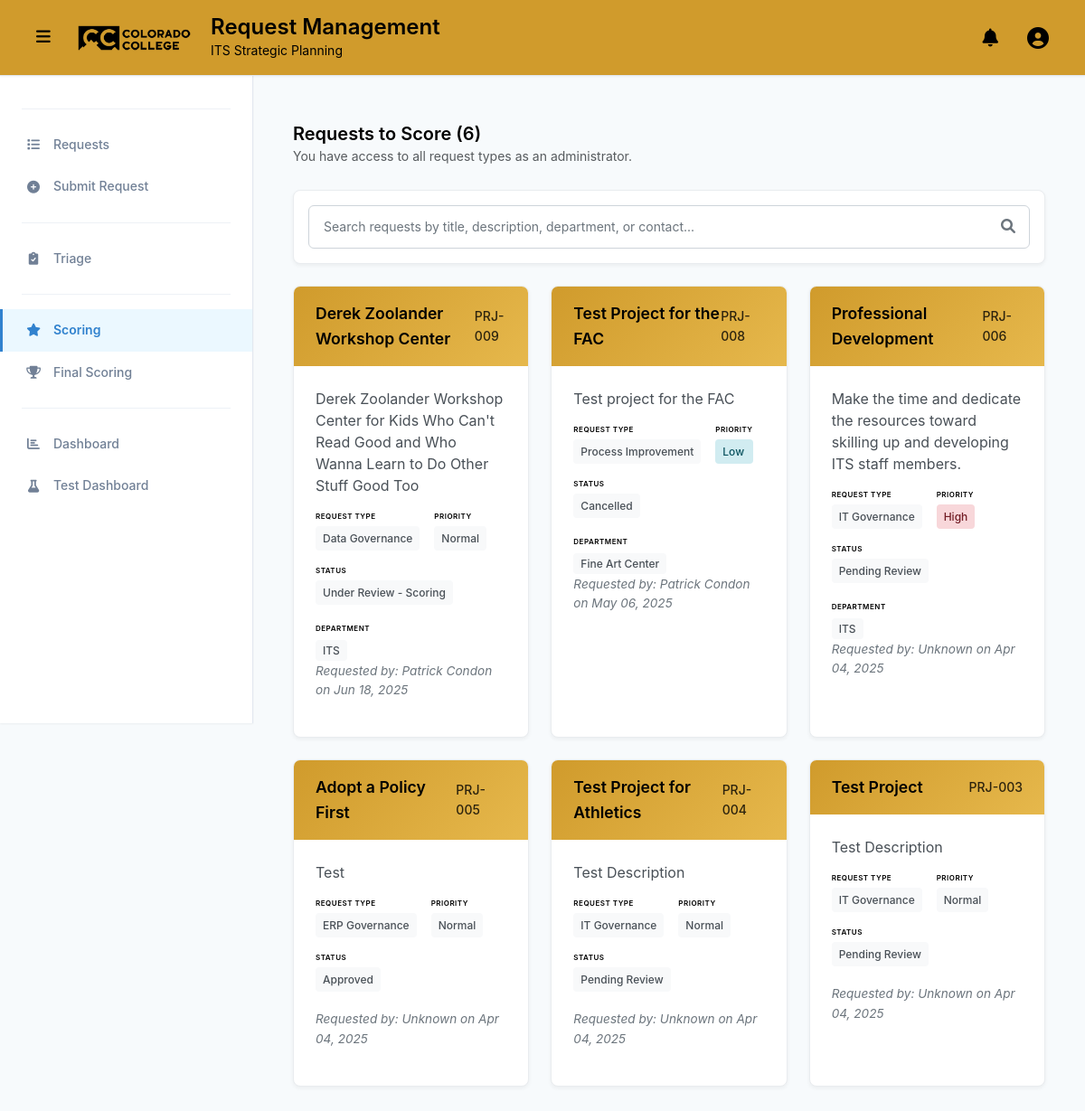
/scoring/ (signed in), run on an earlier commit of the app's database.
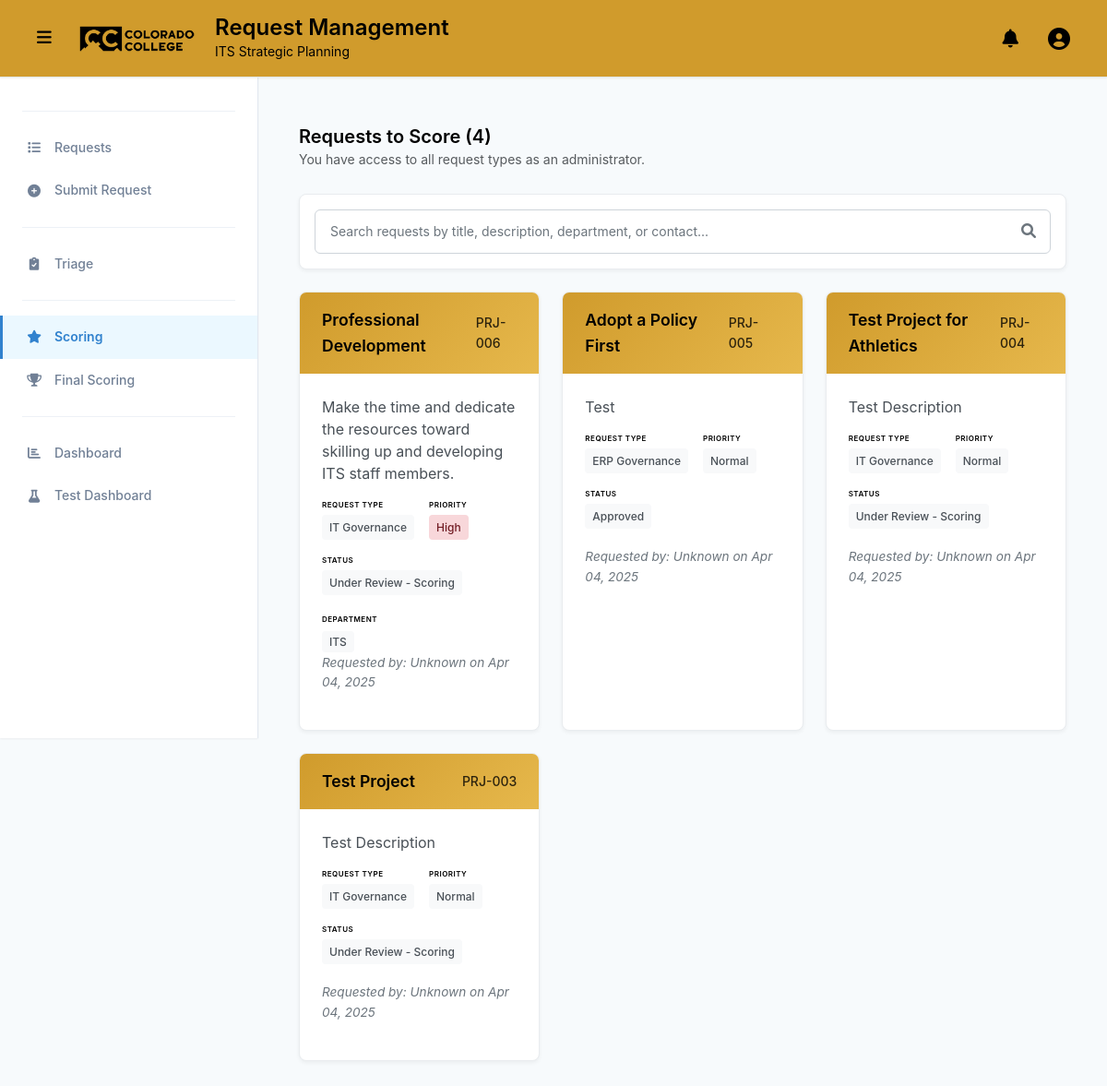
And on a later commit of the database.
### projects/models.py (models this page shows, shortened)
class Project(models.Model):
    STATUS_CHOICES = [
        ('pending', 'Pending Review'),
        ('approved', 'Approved'),
        ('rejected', 'Rejected'),
        ('under_review_triage', 'Under Review - Triage'),
        ('under_review_scoring', 'Under Review - Scoring'),
        ('under_review_final_scoring', 'Under Review - Final Scoring'),
        ('completed', 'Completed'),
        ('archived', 'Archived'),
        ('on_hold', 'On Hold'),
        ('cancelled', 'Cancelled'),
    ]
    STAGE_CHOICES = [
        ('Pending_Review', 'Pending Review'),
        ('Under_Review_Triage', 'Under Review - Triage'),
        ('Under_Review_Scoring', 'Under Review - Scoring'),
        ('Under_Review_Final_Scoring', 'Under Review - Final Scoring'),
    ]
    PRIORITY_CHOICES = [
        ('Low', 'Low'),
        ('Normal', 'Normal'),
        ('High', 'High'),
        ('Top', 'Top'),
    ]
    FINAL_PRIORITY_CHOICES = [
        (1, 'Low'),
        (2, 'Medium'),
        (3, 'High'),
    ]
    PROJECT_TYPE_CHOICES = [
        ('not_yet_decided', 'Not Yet Decided'),
        ('process_improvement', 'Process Improvement'),
        ('it_governance', 'IT Governance'),
        ('erp_governance', 'ERP Governance'),
        ('data_governance', 'Data Governance'),
    ]
    title = models.CharField(max_length=200)
    description = models.TextField()
    project_type = models.CharField(
        max_length=20,
        choices=PROJECT_TYPE_CHOICES,
        default='not_yet_decided',
        verbose_name="Request Type",
        help_text="Type of request submission"
    )
    submitted_by = models.ForeignKey(User, on_delete=models.CASCADE, null=True, blank=True)
    submission_date = models.DateTimeField(default=timezone.now)
    status = models.CharField(max_length=30, choices=STATUS_CHOICES, default='pending')
    stage = models.CharField(max_length=30, choices=STAGE_CHOICES, default='Pending_Review', help_text="Current stage of the project")
    budget = models.DecimalField(max_digits=10, decimal_places=2, null=True, blank=True)
    start_date = models.DateField(null=True, blank=True)
    end_date = models.DateField(null=True, blank=True)
    department = models.CharField(max_length=100, null=True, blank=True)
    contact_person = models.CharField(max_length=100, null=True, blank=True)
    contact_email = models.EmailField(null=True, blank=True)
    contact_phone = models.CharField(max_length=20, null=True, blank=True)
    triage_notes = models.TextField(blank=True, null=True)
    priority = models.CharField(max_length=10, choices=PRIORITY_CHOICES, default='Normal')
    scoring_notes = models.TextField(blank=True, null=True, help_text="Notes related to project scoring or evaluation")
    final_priority = models.IntegerField(null=True, blank=True, help_text="Project ranking (lower number = higher priority)")
    final_score = models.FloatField(null=True, blank=True, help_text="Final score")
    strategic_alignment = models.IntegerField(null=True, blank=True, help_text="Strategic alignment score (1-5)")
    cost_benefit = models.IntegerField(null=True, blank=True, help_text="Cost benefit score (1-5)")
    user_impact = models.IntegerField(null=True, blank=True, help_text="User impact and adoption score (1-5)")
    ease_of_implementation = models.IntegerField(null=True, blank=True, help_text="Ease of implementation score (1-5)")
    vendor_reputation_support = models.IntegerField(null=True, blank=True, help_text="Vendor reputation and support score (1-5)")
    security_compliance = models.IntegerField(null=True, blank=True, help_text="Security and compliance score (1-5)")
    student_centered = models.IntegerField(null=True, blank=True, help_text="Student-centered score (1-5)")
    @property
    def formatted_id(self):
        return f"PRJ-{self.id:03d}"
    class Meta:
        ordering = ['-submission_date']
        db_table = 'project_requests'

### projects/views.py (the view, shortened to what this page needs)
# urls.py: path('scoring/', views.project_scoring_list, name='project_scoring_list'),
@login_required
@user_passes_test(is_scoring_user)
def project_scoring_list(request):
    search_query = request.GET.get('search', '')
    projects = Project.objects.filter(stage='Under_Review_Scoring').select_related('submitted_by').order_by('-submission_date')
    allowed_types = get_user_allowed_project_types(request.user)
    if allowed_types is not None:
        projects = projects.filter(project_type__in=allowed_types)
    allowed_types = get_user_allowed_project_types(request.user)
    if allowed_types is not None:
        type_display_names = []
        for project_type in allowed_types:
            for choice in Project.PROJECT_TYPE_CHOICES:
                if choice[0] == project_type:
                    type_display_names.append(choice[1])
                    break
    else:
        type_display_names = None
    context = {
        'projects': projects,
        'search_query': search_query,
        'allowed_project_types': type_display_names,
    }
    return render(request, 'projects/project_scoring_list.html', context)

### projects/templates/projects/project_scoring_list.html (shortened to what this page needs)
{% extends 'base_cc.html' %}
{% load static %}
{% block content %}
<div class="container-fluid py-4">
    <div class="cc-projects-section">
        <div class="cc-projects-header">
            <h3>Requests to Score ({{ projects|length }})</h3>
            {% if user.is_authenticated %}
                {% if user.is_staff %}
                    <p class="text-muted mb-0"><small>You have access to all request types as an administrator.</small></p>
                {% elif allowed_project_types %}
                    <p class="text-muted mb-0"><small>You are viewing: {{ allowed_project_types|join:", " }} projects only.</small></p>
                {% else %}
                    <p class="text-muted mb-0"><small>You have access to all request types.</small></p>
                {% endif %}
            {% endif %}
        </div>
        <div class="cc-search-section mb-4">
            <form method="get" class="cc-search-form">
                <div class="cc-search-container">
                    <input type="text"
                           name="search"
                           class="cc-search-input"
                           placeholder="Search requests by title, description, department, or contact..."
                           value="{{ search_query|default:'' }}">
                    <button type="submit" class="cc-search-btn">
                        <i class="fas fa-search"></i>
                    </button>
                </div>
            </form>
        </div>
        {% if projects %}
        <div class="cc-projects-grid">
            {% for project in projects %}
            <div class="cc-project-card" data-project-id="{{ project.id }}">
                <div class="cc-project-header">
                    <div class="cc-project-title">{{ project.title }}</div>
                    <div class="cc-project-id">{{ project.formatted_id }}</div>
                </div>
                <div class="cc-project-body">
                    <div class="cc-project-description">
                        {{ project.description|truncatechars:120 }}
                    </div>
                    <div class="cc-project-meta">
                        <div class="cc-meta-section">
                            <div class="cc-meta-title">Request Type</div>
                            <span class="cc-meta-item">{{ project.get_project_type_display }}</span>
                        </div>
                        <div class="cc-meta-section">
                            <div class="cc-meta-title">Priority</div>
                            <span class="cc-meta-item cc-priority-{{ project.priority|lower }}">{{ project.priority }}</span>
                        </div>
                        <div class="cc-meta-section">
                            <div class="cc-meta-title">Status</div>
                            <span class="cc-meta-item">{{ project.get_status_display }}</span>
                        </div>
                    </div>
                    {% if project.department %}
                    <div class="cc-department-section">
                        <div class="cc-department-title">Department</div>
                        <span class="cc-meta-item">{{ project.department }}</span>
                    </div>
                    {% endif %}
                    <div class="cc-project-meta-requested">
                        Requested by:
                        {% if project.submitted_by %}
                            {{ project.submitted_by.get_full_name|default:project.submitted_by.username }}
                        {% else %}
                            Unknown
                        {% endif %}
                        on {{ project.submission_date|date:'M d, Y' }}
                    </div>
                </div>
            </div>
            {% endfor %}
        </div>
        {% else %}
        <div class="cc-empty-state">
            <h4>No requests found</h4>
            <p>Try adjusting your search criteria or filters.</p>
        </div>
        {% endif %}
    </div>
</div>
{% endblock %}

### templates/base_cc.html (shortened to what this page needs)
{% load static %}
{% load project_tags %}
<!DOCTYPE html>
<html lang="en" data-bs-theme="light">
<head>
    <link href="https://cdn.jsdelivr.net/npm/bootstrap@5.3.0/dist/css/bootstrap.min.css" rel="stylesheet">
    <link rel="stylesheet" href="{% static 'projects/css/style.css' %}">
    <link href="https://cdnjs.cloudflare.com/ajax/libs/font-awesome/6.0.0/css/all.min.css" rel="stylesheet">
    <link rel="stylesheet" href="https://cdnjs.cloudflare.com/ajax/libs/font-awesome/6.0.0/css/all.min.css">
</head>
<body>
    <div class="app-layout">
        {% if user.is_authenticated %}
        <aside class="sidebar">
            <nav class="sidebar-nav">
                <hr class="nav-divider">
                <div class="nav-section">
                    <ul class="nav-menu">
                        <li class="nav-item">
                            <a href="{% url 'projects:project_list' %}" class="nav-link {% if request.resolver_match.url_name == 'project_list' %}active{% endif %}" data-tooltip="Requests">
                                <i class="fas fa-list nav-icon"></i>
                                <span>Requests</span>
                            </a>
                        </li>
                        <li class="nav-item">
                            <a href="{% url 'projects:project_intake_form' %}" class="nav-link {% if request.resolver_match.url_name == 'project_intake_form' %}active{% endif %}" data-tooltip="Submit New Request">
                                <i class="fas fa-plus-circle nav-icon"></i>
                                <span>Submit Request</span>
                            </a>
                        </li>
                    </ul>
                </div>
                {% if user.is_staff or user|has_group:'Triage Group' %}
                <hr class="nav-divider">
                <div class="nav-section">
                    <ul class="nav-menu">
                        <li class="nav-item">
                            <a href="{% url 'projects:project_triage' %}" class="nav-link {% if request.resolver_match.url_name == 'project_triage' %}active{% endif %}" data-tooltip="Triage">
                                <i class="fas fa-clipboard-check nav-icon"></i>
                                <span>Triage</span>
                            </a>
                        </li>
                    </ul>
                </div>
                {% endif %}
                {% if user.is_staff or not user|has_group:'Cabinet Group' and not user|has_group:'Triage Group' %}
                <hr class="nav-divider">
                <div class="nav-section">
                    <ul class="nav-menu">
                        <li class="nav-item">
                            <a href="{% url 'projects:project_scoring_list' %}" class="nav-link {% if request.resolver_match.url_name == 'project_scoring_list' %}active{% endif %}" data-tooltip="ITS Governance">
                                <i class="fas fa-star nav-icon"></i>
                                <span>Scoring</span>
                            </a>
                        </li>
                        <li class="nav-item">
                            <a href="{% url 'projects:project_final_scoring_list' %}" class="nav-link {% if request.resolver_match.url_name == 'project_final_scoring_list' %}active{% endif %}" data-tooltip="Final Scoring Governance">
                                <i class="fas fa-trophy nav-icon"></i>
                                <span>Final Scoring</span>
                            </a>
                        </li>
                    </ul>
                </div>
                {% endif %}
                {% if user.is_staff or user|has_group:'Cabinet Group' %}
                <hr class="nav-divider">
                <div class="nav-section">
                    <ul class="nav-menu">
                        {% if user.username == 'pcondon' %}
                        <li class="nav-item">
                            <a href="{% url 'projects:dashboard' %}" class="nav-link {% if request.resolver_match.url_name == 'dashboard' %}active{% endif %}" data-tooltip="Dashboard">
                                <i class="fas fa-chart-bar nav-icon"></i>
                                <span>Dashboard</span>
                            </a>
                        </li>
                        <li class="nav-item">
                            <a href="{% url 'projects:test_dashboard' %}" class="nav-link {% if request.resolver_match.url_name == 'test_dashboard' %}active{% endif %}" data-tooltip="Test Dashboard">
                                <i class="fas fa-flask nav-icon"></i>
                                <span>Test Dashboard</span>
                            </a>
                        </li>
                        {% endif %}
                    </ul>
                </div>
                {% endif %}
            </nav>
        </aside>
        {% endif %}
        <main class="main-content {% if not user.is_authenticated %}no-sidebar{% endif %}">
            <header class="top-header">
                <div class="header-content">
                    <div class="header-brand">
                        <button class="sidebar-toggle" onclick="toggleSidebar()">
                            <i class="fas fa-bars"></i>
                        </button>
                        <div class="brand-logo">
                            <img src="{% static 'projects/cc-its-logo-sm.png' %}" alt="Colorado College ITS Logo">
                            <div>
                                <h1 class="brand-title">Request Management</h1>
                                <p class="brand-subtitle">ITS Strategic Planning</p>
                            </div>
                        </div>
                    </div>
                    {% if user.is_authenticated %}
                    <div class="header-user">
                        <div class="notification-bell">
                            <button class="notification-toggle" type="button" id="notificationDropdown" data-bs-toggle="dropdown" aria-expanded="false">
                                <i class="fas fa-bell"></i>
                            </button>
                        </div>
                        <div class="dropdown">
                            <button class="user-dropdown-toggle" type="button" id="userDropdown" data-bs-toggle="dropdown" aria-expanded="false">
                                <i class="fas fa-user-circle"></i>
                            </button>
                        </div>
                    </div>
                    {% endif %}
                </div>
            </header>
            <div class="content-area">
                {% block content %}{% endblock %}
            </div>
        </main>
    </div>
</body>
</html>

What changed in the data, as far as the page shows it:
no longer on this page (row edited): Project: title "Derek Zoolander Workshop Center", formatted_id "PRJ-009", description "Derek Zoolander Workshop Center for Kids Who Can't Read Good and Who Wanna Learn to Do Other Stuff Good Too", project_type "Data Governance", priority "Normal", status "Under Review - Scoring", department "ITS", submitted_by.get_full_name "Patrick Condon", submission_date "Jun 18, 2025"
no longer on this page (row edited): Project: title "Test Project for the FAC", formatted_id "PRJ-008", description "Test project for the FAC", project_type "Process Improvement", priority "Low", status "Cancelled", department "Fine Art Center", submitted_by.get_full_name "Patrick Condon", submission_date "May 06, 2025"
changed Project "Professional Development": status "Pending Review" → "Under Review - Scoring"
changed Project "Test Project for Athletics": status "Pending Review" → "Under Review - Scoring"
changed Project "Test Project": status "Pending Review" → "Under Review - Scoring"
Also different on the page:
{{ projects|length }}: "6" → "4"
